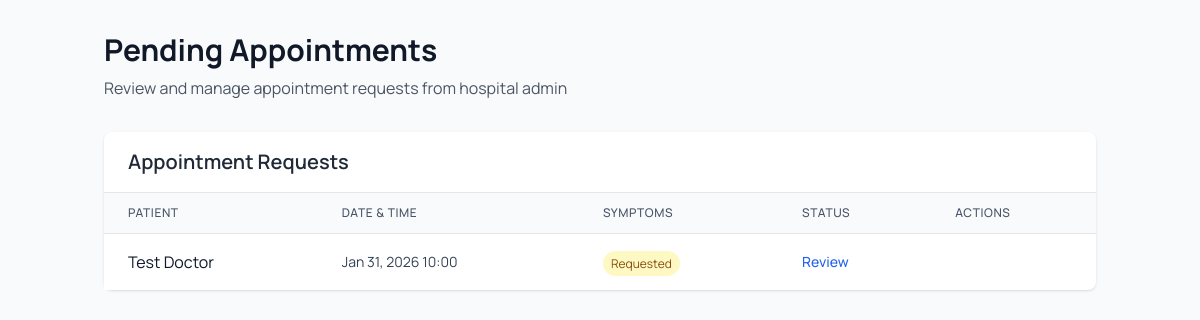
/accounts/doctor/pending-appointments/ (signed in), run on the app's committed database.
### medical/models.py (models this page shows, shortened)
class Appointment(models.Model):
    STATUS_CHOICES = [
        ('requested', 'Requested'),          # Admin booked appointment for patient
        ('pending_approval', 'Pending Approval'), # Waiting for doctor approval
        ('scheduled', 'Scheduled'),           # Doctor approved and scheduled
        ('confirmed', 'Confirmed'),           # Patient confirmed the appointment
        ('in_progress', 'In Progress'),      # Appointment in progress
        ('completed', 'Completed'),           # Appointment completed
        ('cancelled', 'Cancelled'),           # Cancelled by patient/admin
        ('rejected', 'Rejected'),             # Rejected by doctor
        ('no_show', 'No Show'),            # Patient didn't show up
    ]
    patient = models.ForeignKey(
        settings.AUTH_USER_MODEL,
        on_delete=models.CASCADE,
        related_name='patient_appointments'
    )
    doctor = models.ForeignKey(
        settings.AUTH_USER_MODEL,
        on_delete=models.CASCADE,
        related_name='doctor_appointments'
    )
    hospital = models.ForeignKey(Hospital, on_delete=models.CASCADE, related_name='appointments')
    appointment_date = models.DateTimeField()
    status = models.CharField(max_length=20, choices=STATUS_CHOICES, default='scheduled')
    symptoms = models.TextField(blank=True, null=True)
    notes = models.TextField(blank=True, null=True)
    consultation_fee = models.DecimalField(max_digits=10, decimal_places=2, blank=True, null=True)
    payment_status = models.BooleanField(default=False)
    requested_by_admin = models.ForeignKey(
        settings.AUTH_USER_MODEL,
        on_delete=models.SET_NULL,
        null=True,
        blank=True,
        related_name='requested_appointments',
        help_text="Admin who requested this appointment"
    )
    rejection_reason = models.TextField(
        blank=True,
        null=True,
        help_text="Reason for rejection by doctor"
    )
    created_at = models.DateTimeField(auto_now_add=True)
    updated_at = models.DateTimeField(auto_now=True)
    class Meta:
        verbose_name = "Appointment"
        verbose_name_plural = "Appointments"
        ordering = ['appointment_date']

### accounts/models.py (models this page shows, shortened)
class User(AbstractUser):
    ROLE_CHOICES = [
        ('patient', 'Patient'),
        ('doctor', 'Doctor'),
        ('admin', 'Hospital Admin'),
        ('super_admin', 'Super Admin'),
    ]
    role = models.CharField(max_length=20, choices=ROLE_CHOICES, default='patient')
    phone = models.CharField(max_length=20, blank=True, null=True)
    date_of_birth = models.DateField(blank=True, null=True)
    hospital = models.ForeignKey('medical.Hospital', on_delete=models.SET_NULL, null=True, blank=True, related_name='staff')
    created_at = models.DateTimeField(auto_now_add=True)
    updated_at = models.DateTimeField(auto_now=True)

### accounts/views.py (the view)
# urls.py: path('doctor/pending-appointments/', views.pending_appointments, name='pending_appointments'),
@login_required
@user_passes_test(is_doctor)
def pending_appointments(request):
    appointments = Appointment.objects.filter(
        doctor=request.user,
        status__in=['requested', 'pending_approval']
    ).order_by('appointment_date')
    return render(request, 'accounts/pending_appointments.html', {'appointments': appointments})

### accounts/views.py (called while the page is built)
def is_doctor(user):
    return user.is_authenticated and hasattr(user, 'role') and user.role == 'doctor'

### accounts/templates/accounts/pending_appointments.html (shortened to what this page needs)
{% extends 'accounts/dashboard_base.html' %}
{% block content %}
<div class="container mx-auto px-4 py-8">
    <div class="mb-8">
        <h1 class="text-3xl font-bold text-gray-900">Pending Appointments</h1>
        <p class="text-gray-600 mt-2">Review and manage appointment requests from hospital admin</p>
    </div>
    <div class="bg-white rounded-lg shadow">
        <div class="px-6 py-4 border-b border-gray-200">
            <h2 class="text-xl font-semibold text-gray-800">Appointment Requests</h2>
        </div>
        <div class="overflow-x-auto">
            <table class="min-w-full divide-y divide-gray-200">
                <thead class="bg-gray-50">
                    <tr>
                        <th class="px-6 py-3 text-left text-xs font-medium text-gray-500 uppercase tracking-wider">Patient</th>
                        <th class="px-6 py-3 text-left text-xs font-medium text-gray-500 uppercase tracking-wider">Date & Time</th>
                        <th class="px-6 py-3 text-left text-xs font-medium text-gray-500 uppercase tracking-wider">Symptoms</th>
                        <th class="px-6 py-3 text-left text-xs font-medium text-gray-500 uppercase tracking-wider">Status</th>
                        <th class="px-6 py-3 text-left text-xs font-medium text-gray-500 uppercase tracking-wider">Actions</th>
                    </tr>
                </thead>
                <tbody class="bg-white text-slate-900 divide-y divide-gray-200">
                    {% for appointment in appointments %}
                    <tr class="hover:bg-gray-50">
                        <td class="px-6 py-4 whitespace-nowrap">
                            {{ appointment.patient.first_name }} {{ appointment.patient.last_name }}
                        </td>
                        <td class="px-6 py-4 whitespace-nowrap text-sm text-gray-600">
                            {{ appointment.appointment_date|date:"M d, Y H:i" }}
                        </td>
                        <td class="px-6 py-4">
                            <span class="px-2 py-1 text-xs rounded-full {% if appointment.status == 'requested' %}bg-yellow-100 text-yellow-800{% else %}bg-blue-100 text-blue-800{% endif %}">
                                {% if appointment.status == 'requested' %}Requested{% else %}Pending Approval{% endif %}
                            </span>
                        </td>
                        <td class="px-6 py-4 whitespace-nowrap text-sm">
                            <a href="{% url 'accounts:approve_reject_appointment' appointment.id %}" class="text-blue-600 hover:text-blue-800 font-medium">
                                Review
                            </a>
                        </td>
                    </tr>
                    {% empty %}
                    <tr>
                        <td colspan="5" class="px-6 py-12 text-center text-gray-500">
                            No pending appointments.
                        </td>
                    </tr>
                    {% endfor %}
                </tbody>
            </table>
        </div>
    </div>
</div>
{% endblock %}

### accounts/templates/accounts/base.html (style rules this page uses)
.bg-white, .bg-white\/95 { color: #0f172a !important; }
.bg-white .text-gray-500, .bg-white\/95 .text-gray-500 { color: #475569 !important; }
.bg-white .text-gray-600, .bg-white\/95 .text-gray-600 { color: #334155 !important; }

### data on the page
Appointment: patient.first_name "Test", patient.last_name "Doctor", appointment_date "Jan 31, 2026 10:00", status "Requested"
